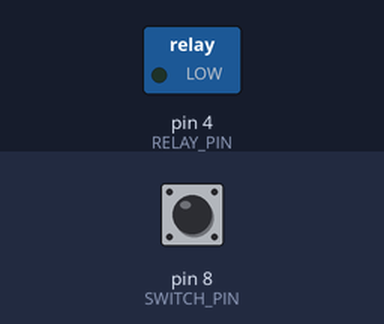
A sketch run on a simulated Arduino Leonardo, built with avr-gcc and run on an emulated ATmega32U4. Shown: switched loads named in the sketch (green lamp = pin HIGH). The test bench sets the inputs (shaded band); at power-on: pin 8 (SWITCH_PIN) HIGH.

Above: at 1.2 s.
1.3 s: pin 8 (SWITCH_PIN) pulled LOW for 0.15 s
At 1.7 s:
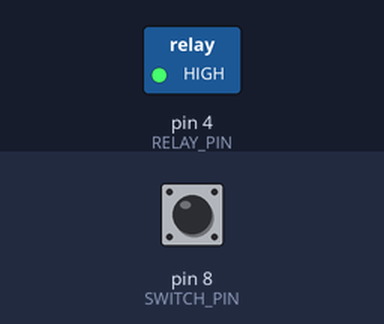
Timing chart, 0 to 4.3 s (numbered marks = the images above; inputs shaded):
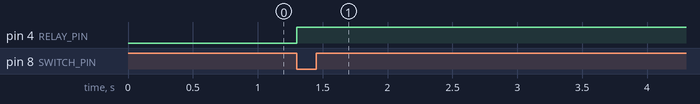

The sketch:

rodgers_power_minimal.ino
```cpp
#include <Keyboard.h>
#define SWITCH_PIN 8
#define RELAY_PIN 4

boolean currentSwitchState;
boolean lastSwitchState;
boolean powerState;

void setup() {
  pinMode(SWITCH_PIN, INPUT_PULLUP);
  pinMode(RELAY_PIN, OUTPUT);
  currentSwitchState = readSwitchPin();
  lastSwitchState = currentSwitchState;
  powerState = false;
}

void loop() {
  if (currentSwitchState != lastSwitchState && currentSwitchState) {
    powerState ? turnOffRelay() : turnOnRelay();
  }
  lastSwitchState = currentSwitchState;
  delay(20);
  currentSwitchState = readSwitchPin();
}

void turnOnRelay() {
  powerState = true;
  digitalWrite(RELAY_PIN, HIGH);
  delay(2000);
}

void turnOffRelay() {
  powerState = false;
  digitalWrite(RELAY_PIN, LOW);
  delay(2000);
}

boolean readSwitchPin() {
  return !digitalRead(SWITCH_PIN);
}
```

Measured:
- after the input at 1.3 s, pin 4 (RELAY_PIN): LOW → HIGH at once
